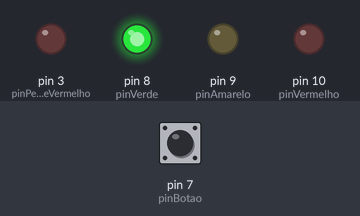
Simulated run of this sketch. Board: Arduino Uno, built with avr-gcc and run on an emulated ATmega328P. On the bench: output pins drawn as LEDs (lit = HIGH). Inputs (shaded band) come from the test bench; at power-on: pin 7 (pinBotao) LOW.

Above: at 1.2 s.
1.3 s: pin 7 (pinBotao) pulled HIGH for 0.15 s
At 1.8 s:
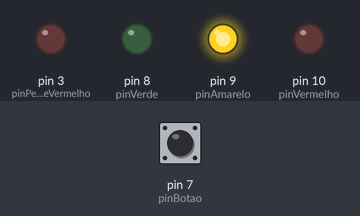
2.9 s: pin 7 (pinBotao) pulled HIGH for 1 s
At 4.2 s:
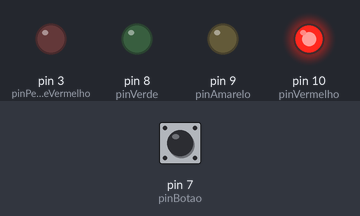
5.4 s: pin 7 (pinBotao) pulled HIGH for 3.2 s
At 6.1 s:
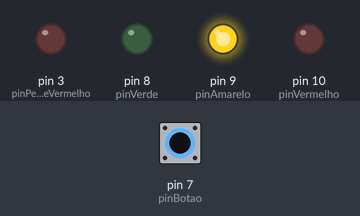
Timing chart, 0 to 8.4 s (numbered marks = the images above; inputs shaded):
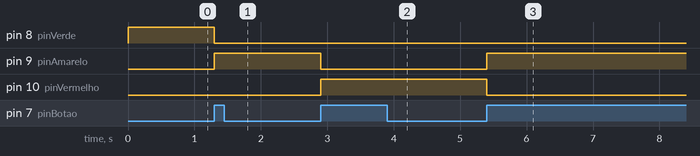

Measured:
- after the input at 1.3 s, pin 8 (pinVerde): HIGH → LOW at once; pin 9 (pinAmarelo): LOW → HIGH at once
- after the input at 2.9 s, pin 9 (pinAmarelo): HIGH → LOW at once; pin 10 (pinVermelho): LOW → HIGH at once
- after the input at 5.4 s, pin 9 (pinAmarelo): LOW → HIGH at once; pin 10 (pinVermelho): HIGH → LOW at once

The sketch:

Aula04_-_IF_ELSE_-_Semaforo.ino
```cpp
int pinVermelho = 10; //led conectado ao pino 10
int pinAmarelo = 9; //led conectado ao pino 9
int pinVerde = 8; //led conectado ao pino 8
int pinBotao = 7; //botao conectado ao pino 7
int pinPedestreVermelho = 3; //led conectado ao pino 3
int pinPedestreVerde = 2; //led conectado ao pino 2

int faseSemaforo;

int estadoBotao;
int estadoAnteriorBotao;

int tempoPisca = 0; //variável para guardar o valor lido
int estadoPisca = HIGH;

void setup() {
  // put your setup code here, to run once:

  //Inicializar o modo de cada Pino

  // pinMode --> Configura o pino especificado para funcionar como uma entrada ou saída.

  pinMode(pinVerde, OUTPUT); //configura o pino digital como saída
  pinMode(pinAmarelo, OUTPUT); //configura o pino digita como saída
  pinMode(pinVermelho, OUTPUT); //configura o pino digita como saída
  pinMode(pinBotao, INPUT); //configura o pino digita como entrada
  pinMode(pinPedestreVerde, OUTPUT); //configura o pino digita como saída
  pinMode(pinPedestreVermelho, OUTPUT); //configura o pino digita como saída

  faseSemaforo = 1;

  estadoAnteriorBotao = digitalRead(pinBotao);
}

void loop() {
  // put your main code here, to run repeatedly:

  estadoBotao = digitalRead(pinBotao); //lê o pino de entrada

  if ((estadoBotao == HIGH) && (estadoAnteriorBotao == LOW)){
    if (faseSemaforo < 4){
      faseSemaforo = faseSemaforo +1;
    } else{
      faseSemaforo = 1;
    }
  }

  estadoAnteriorBotao = estadoBotao;

  if (faseSemaforo == 1){   //Semaforo Aberto(Verde)

    digitalWrite(pinVerde, HIGH); // aciona o LED com o valor alto
    digitalWrite(pinAmarelo, LOW); // desativa o LED com o valor baixo
    digitalWrite(pinVermelho, LOW); // desativa o LED com o valor baixo

    pinMode(pinPedestreVerde, LOW); // desativa o LED com o valor baixo
    pinMode(pinPedestreVermelho, HIGH); // aciona o LED com o valor alto

  }

  if (faseSemaforo == 2){   //Semaforo Amarelo

    digitalWrite(pinAmarelo, HIGH); // aciona o LED com o valor alto
    digitalWrite(pinVerde, LOW); // desativa o LED com o valor baixo
    digitalWrite(pinVermelho, LOW); // desativa o LED com o valor baixo

    pinMode(pinPedestreVerde, LOW); // desativa o LED com o valor baixo
    pinMode(pinPedestreVermelho, HIGH); // aciona o LED com o valor alto

   }

  if (faseSemaforo == 3){   //Semaforo Fechado(Vermelho)

    digitalWrite(pinVermelho, HIGH); // aciona o LED com o valor alto
    digitalWrite(pinVerde, LOW); // desativa o LED com o valor baixo
    digitalWrite(pinAmarelo, LOW); // desativa o LED com o valor baixo

    pinMode(pinPedestreVerde, HIGH); // aciona o LED com o valor alto
    pinMode(pinPedestreVermelho, LOW); // desativa o LED com o valor baixo

   }

   if (faseSemaforo == 4){ //Semaforo Pedestre Piscando

    digitalWrite(pinAmarelo, HIGH); // aciona o LED com o valor alto
    digitalWrite(pinVerde, LOW); // desativa o LED com o valor baixo
    digitalWrite(pinVermelho, LOW); // desativa o LED com o valor baixo

    tempoPisca = tempoPisca + 1;
    if (tempoPisca == 400){
      estadoPisca = !estadoPisca;
      tempoPisca = 0;

    }

    pinMode(pinPedestreVerde, LOW); // desativa o LED com o valor baixo
    pinMode(pinPedestreVermelho, estadoPisca); //acionando o led de acordo com o estado

   }

   delay(1); //esperar
}
```
